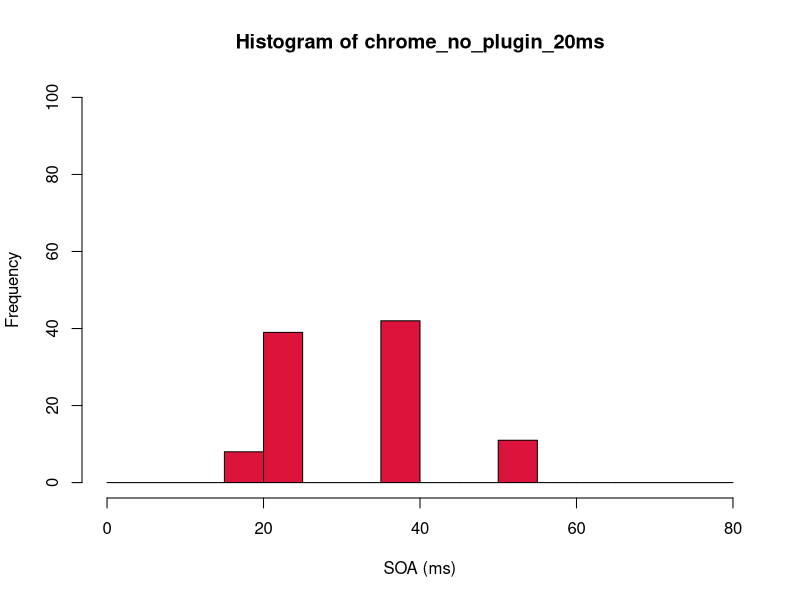
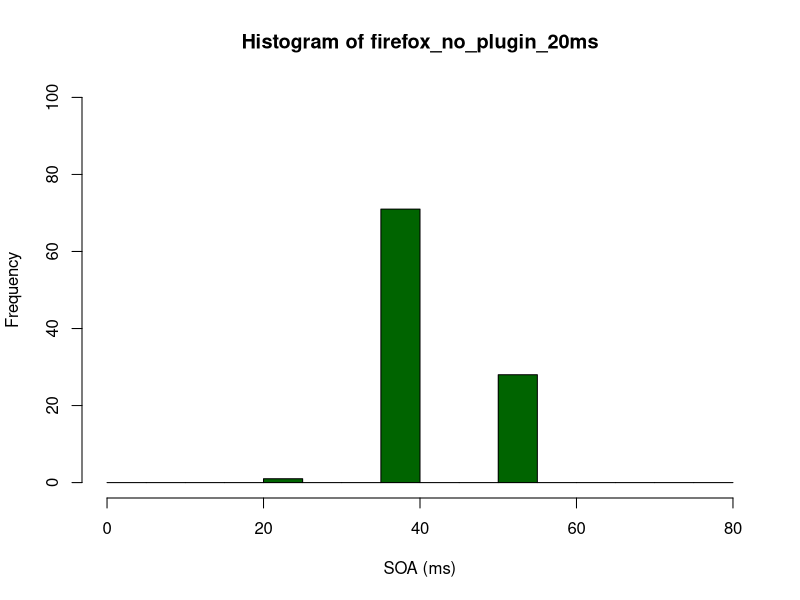
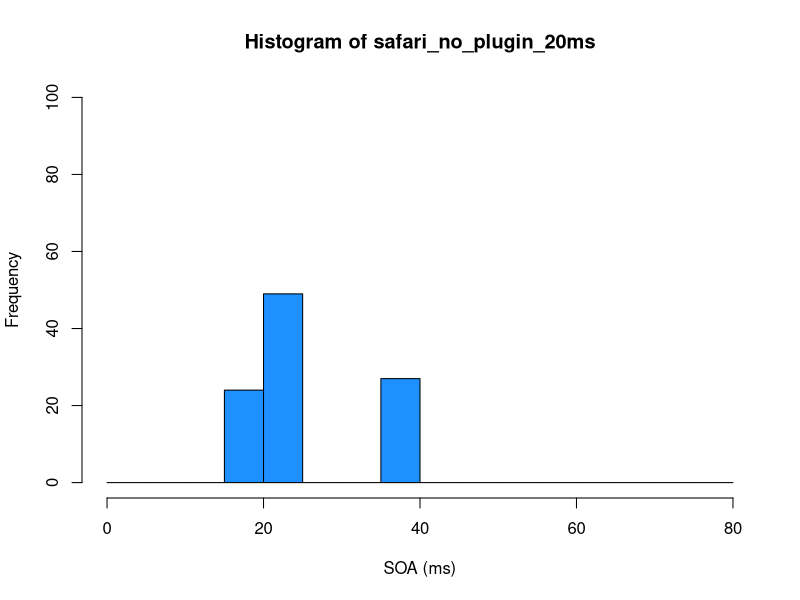
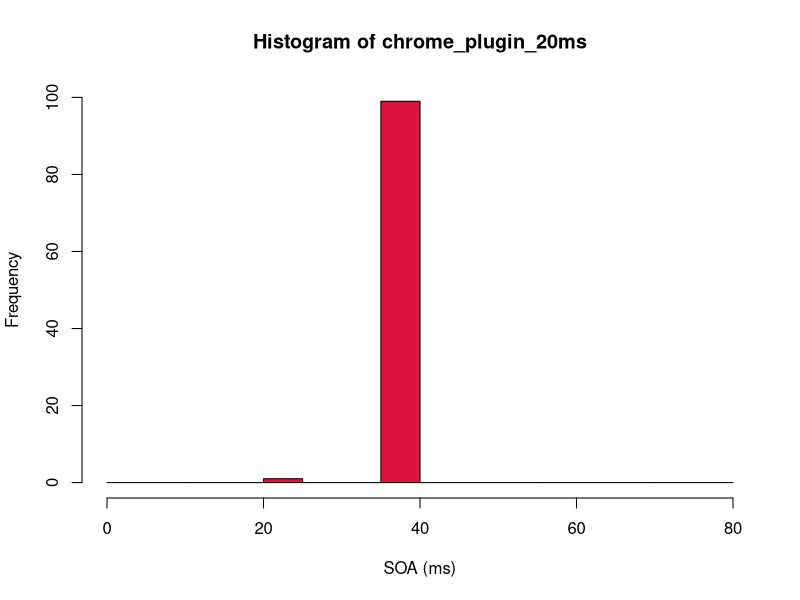
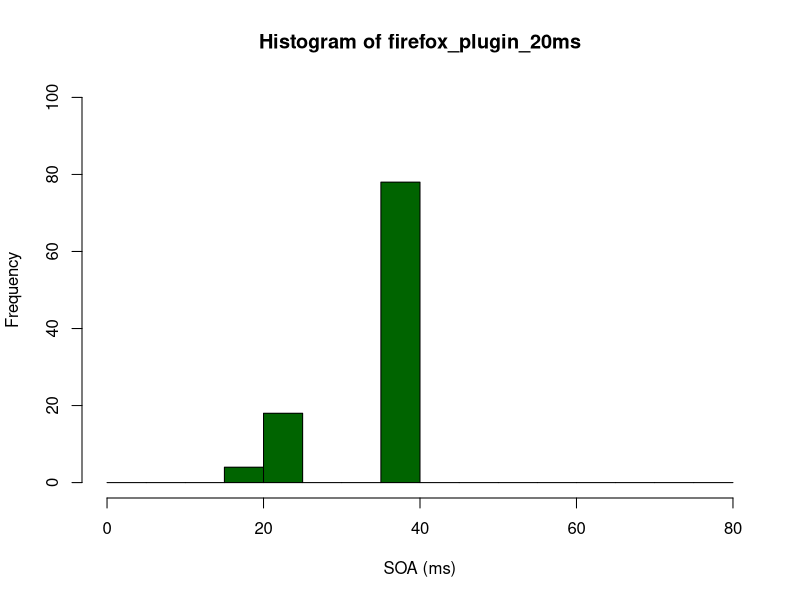
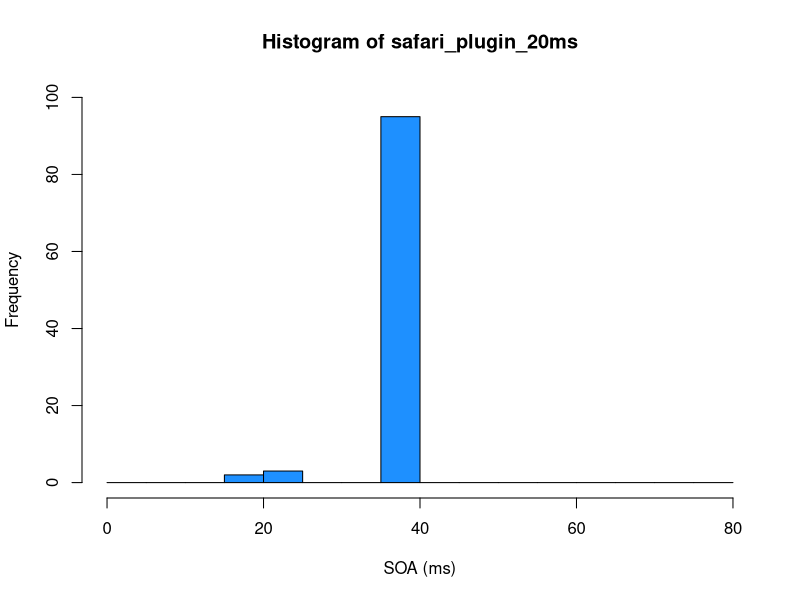
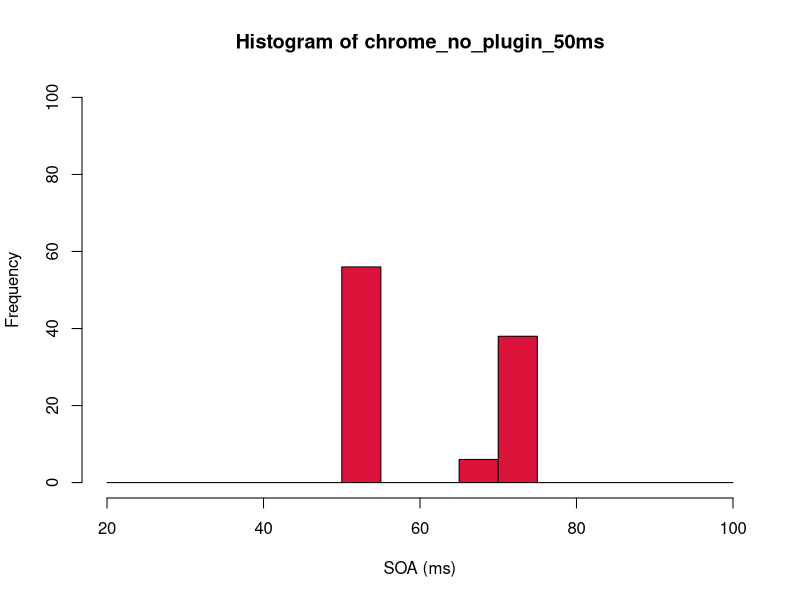
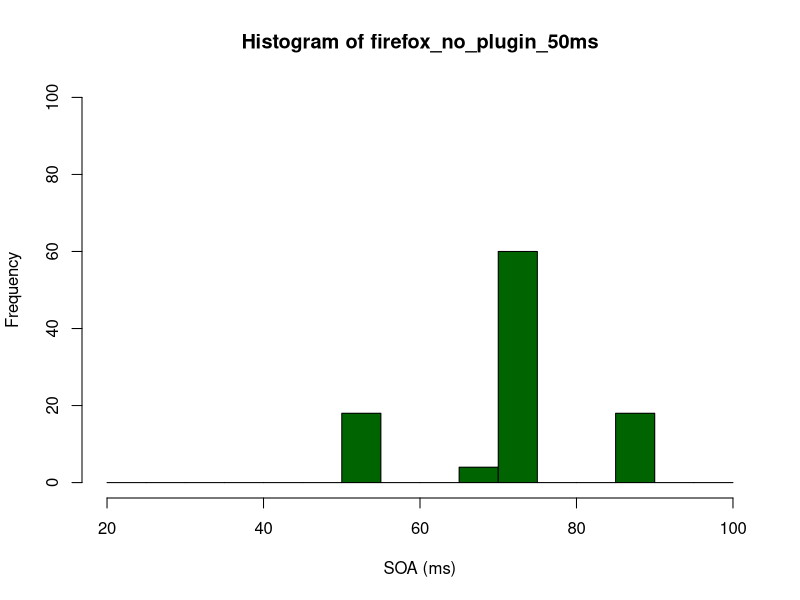

Write the R code that produced these figures, in order.
## ---- chunk 1
knitr::opts_chunk$set(echo = FALSE)
## ---- chunk 2
device <- 4 # Change also the title of this script.
bin_width <- 5 # ms
if (device == 1){
  dat <- read.csv('Study1_ProBook.csv', header = F)
  xRange_20ms <- seq(0, 80, bin_width)
  xRange_50ms <- seq(0, 140, bin_width)
  xRange_150ms <- seq(120, 260, bin_width)
  xRange_500ms <- seq(460, 600, bin_width)
} else if (device == 2) {
  dat <- read.csv('Study1_OptiPlex.csv', header = F)
  xRange_20ms <- seq(20, 100, bin_width)
  xRange_50ms <- seq(20, 120, bin_width)
  xRange_150ms <- seq(120, 220, bin_width)
  xRange_500ms <- seq(460, 560, bin_width)
} else if (device == 3) {
  dat <- read.csv('Study1_MacBookPro.csv', header = F)
  xRange_20ms <- seq(0, 80, bin_width)
  xRange_50ms <- seq(20, 100, bin_width)
  xRange_150ms <- seq(120, 200, bin_width)
  xRange_500ms <- seq(460, 560, bin_width)
} else {
  dat <- read.csv('Study1_iMac.csv', header = F)
  xRange_20ms <- seq(0, 80, bin_width)
  xRange_50ms <- seq(20, 100, bin_width)
  xRange_150ms <- seq(120, 200, bin_width)
  xRange_500ms <- seq(480, 560, bin_width)
}

myColNames <- c(
	"chrome_no_plugin_opto2_onset", "chrome_no_plugin_opto2_offset", "chrome_no_plugin_opto2_duration",
	"chrome_no_plugin_opto1_onset", "chrome_no_plugin_opto1_offset", "chrome_no_plugin_opto1_duration",
	"chrome_plugin_opto2_onset", "chrome_plugin_opto2_offset", "chrome_plugin_opto2_duration",
	"chrome_plugin_opto1_onset", "chrome_plugin_opto1_offset", "chrome_plugin_opto1_duration",
	"firefox_no_plugin_opto2_onset", "firefox_no_plugin_opto2_offset", "firefox_no_plugin_opto2_duration",
	"firefox_no_plugin_opto1_onset", "firefox_no_plugin_opto1_offset", "firefox_no_plugin_opto1_duration",
	"firefox_plugin_opto2_onset", "firefox_plugin_opto2_offset", "firefox_plugin_opto2_duration",
	"firefox_plugin_opto1_onset", "firefox_plugin_opto1_offset", "firefox_plugin_opto1_duration",
	"safari_no_plugin_opto2_onset", "safari_no_plugin_opto2_offset", "safari_no_plugin_opto2_duration",
	"safari_no_plugin_opto1_onset", "safari_no_plugin_opto1_offset", "safari_no_plugin_opto1_duration",
	"safari_plugin_opto2_onset", "safari_plugin_opto2_offset", "safari_plugin_opto2_duration",
	"safari_plugin_opto1_onset", "safari_plugin_opto1_offset", "safari_plugin_opto1_duration")
colnames(dat) <- myColNames

##############
# No plugin
chrome_no_plugin_20ms <- dat$chrome_no_plugin_opto2_onset[401:500] - dat$chrome_no_plugin_opto1_onset[401:500]
chrome_no_plugin_50ms <- dat$chrome_no_plugin_opto2_onset[501:600] - dat$chrome_no_plugin_opto1_onset[501:600]
chrome_no_plugin_150ms <- dat$chrome_no_plugin_opto2_onset[601:700] - dat$chrome_no_plugin_opto1_onset[601:700]
chrome_no_plugin_500ms <- dat$chrome_no_plugin_opto2_onset[701:800] - dat$chrome_no_plugin_opto1_onset[701:800]

firefox_no_plugin_20ms <- dat$firefox_no_plugin_opto2_onset[401:500] - dat$firefox_no_plugin_opto1_onset[401:500]
firefox_no_plugin_50ms <- dat$firefox_no_plugin_opto2_onset[501:600] - dat$firefox_no_plugin_opto1_onset[501:600]
firefox_no_plugin_150ms <- dat$firefox_no_plugin_opto2_onset[601:700] - dat$firefox_no_plugin_opto1_onset[601:700]
firefox_no_plugin_500ms <- dat$firefox_no_plugin_opto2_onset[701:800] - dat$firefox_no_plugin_opto1_onset[701:800]

safari_no_plugin_20ms <- dat$safari_no_plugin_opto2_onset[401:500] - dat$safari_no_plugin_opto1_onset[401:500]
safari_no_plugin_50ms <- dat$safari_no_plugin_opto2_onset[501:600] - dat$safari_no_plugin_opto1_onset[501:600]
safari_no_plugin_150ms <- dat$safari_no_plugin_opto2_onset[601:700] - dat$safari_no_plugin_opto1_onset[601:700]
safari_no_plugin_500ms <- dat$safari_no_plugin_opto2_onset[701:800] - dat$safari_no_plugin_opto1_onset[701:800]

##############
# Plugin
chrome_plugin_20ms <- dat$chrome_plugin_opto2_onset[401:500] - dat$chrome_plugin_opto1_onset[401:500]
chrome_plugin_50ms <- dat$chrome_plugin_opto2_onset[501:600] - dat$chrome_plugin_opto1_onset[501:600]
chrome_plugin_150ms <- dat$chrome_plugin_opto2_onset[601:700] - dat$chrome_plugin_opto1_onset[601:700]
chrome_plugin_500ms <- dat$chrome_plugin_opto2_onset[701:800] - dat$chrome_plugin_opto1_onset[701:800]

firefox_plugin_20ms <- dat$firefox_plugin_opto2_onset[401:500] - dat$firefox_plugin_opto1_onset[401:500]
firefox_plugin_50ms <- dat$firefox_plugin_opto2_onset[501:600] - dat$firefox_plugin_opto1_onset[501:600]
firefox_plugin_150ms <- dat$firefox_plugin_opto2_onset[601:700] - dat$firefox_plugin_opto1_onset[601:700]
firefox_plugin_500ms <- dat$firefox_plugin_opto2_onset[701:800] - dat$firefox_plugin_opto1_onset[701:800]

safari_plugin_20ms <- dat$safari_plugin_opto2_onset[401:500] - dat$safari_plugin_opto1_onset[401:500]
safari_plugin_50ms <- dat$safari_plugin_opto2_onset[501:600] - dat$safari_plugin_opto1_onset[501:600]
safari_plugin_150ms <- dat$safari_plugin_opto2_onset[601:700] - dat$safari_plugin_opto1_onset[601:700]
safari_plugin_500ms <- dat$safari_plugin_opto2_onset[701:800] - dat$safari_plugin_opto1_onset[701:800] 

y_Max <- 100
chrome_color <- "#dc143c"
firefox_color <- "#006400"
safari_color <- "#1E90FF"
horiz_label <- "SOA (ms)"

## ---- chunk 3
hist(chrome_no_plugin_20ms, breaks=xRange_20ms, xlab=horiz_label, ylim=c(0, y_Max), col=chrome_color)
## ---- chunk 4
hist(firefox_no_plugin_20ms, breaks=xRange_20ms, xlab=horiz_label, ylim=c(0, y_Max), col=firefox_color)
## ---- chunk 5
hist(safari_no_plugin_20ms, breaks=xRange_20ms, xlab=horiz_label, ylim=c(0, y_Max), col=safari_color)
## ---- chunk 6
hist(chrome_plugin_20ms, breaks=xRange_20ms, xlab=horiz_label, ylim=c(0, y_Max), col=chrome_color)
## ---- chunk 7
hist(firefox_plugin_20ms, breaks=xRange_20ms, xlab=horiz_label, ylim=c(0, y_Max), col=firefox_color)
## ---- chunk 8
hist(safari_plugin_20ms, breaks=xRange_20ms, xlab=horiz_label, ylim=c(0, y_Max), col=safari_color)
## ---- chunk 9
hist(chrome_no_plugin_50ms, breaks=xRange_50ms, xlab=horiz_label, ylim=c(0, y_Max), col=chrome_color)
## ---- chunk 10
hist(firefox_no_plugin_50ms, breaks=xRange_50ms, xlab=horiz_label, ylim=c(0, y_Max), col=firefox_color)
## ---- chunk 11
hist(safari_no_plugin_50ms, breaks=xRange_50ms, xlab=horiz_label, ylim=c(0, y_Max), col=safari_color)
## ---- chunk 12
hist(chrome_plugin_50ms, breaks=xRange_50ms, xlab=horiz_label, ylim=c(0, y_Max), col=chrome_color)
## ---- chunk 13
hist(firefox_plugin_50ms, breaks=xRange_50ms, xlab=horiz_label, ylim=c(0, y_Max), col=firefox_color)
## ---- chunk 14
hist(safari_plugin_50ms, breaks=xRange_50ms, xlab=horiz_label, ylim=c(0, y_Max), col=safari_color)
## ---- chunk 15
hist(chrome_no_plugin_150ms, breaks=xRange_150ms, xlab=horiz_label, ylim=c(0, y_Max), col=chrome_color)
## ---- chunk 16
hist(firefox_no_plugin_150ms, breaks=xRange_150ms, xlab=horiz_label, ylim=c(0, y_Max), col=firefox_color)
## ---- chunk 17
hist(safari_no_plugin_150ms, breaks=xRange_150ms, xlab=horiz_label, ylim=c(0, y_Max), col=safari_color)
## ---- chunk 18
hist(chrome_plugin_150ms, breaks=xRange_150ms, xlab=horiz_label, ylim=c(0, y_Max), col=chrome_color)
## ---- chunk 19
hist(firefox_plugin_150ms, breaks=xRange_150ms, xlab=horiz_label, ylim=c(0, y_Max), col=firefox_color)
## ---- chunk 20
hist(safari_plugin_150ms, breaks=xRange_150ms, xlab=horiz_label, ylim=c(0, y_Max), col=safari_color)
## ---- chunk 21
hist(chrome_no_plugin_500ms, breaks=xRange_500ms, xlab=horiz_label, ylim=c(0, y_Max), col=chrome_color)
## ---- chunk 22
hist(firefox_no_plugin_500ms, breaks=xRange_500ms, xlab=horiz_label, ylim=c(0, y_Max), col=firefox_color)
## ---- chunk 23
hist(safari_no_plugin_500ms, breaks=xRange_500ms, xlab=horiz_label, ylim=c(0, y_Max), col=safari_color)
## ---- chunk 24
hist(chrome_plugin_500ms, breaks=xRange_500ms, xlab=horiz_label, ylim=c(0, y_Max), col=chrome_color)
## ---- chunk 25
hist(firefox_plugin_500ms, breaks=xRange_500ms, xlab=horiz_label, ylim=c(0, y_Max), col=firefox_color)
## ---- chunk 26
hist(safari_plugin_500ms, breaks=xRange_500ms, xlab=horiz_label, ylim=c(0, y_Max), col=safari_color)
